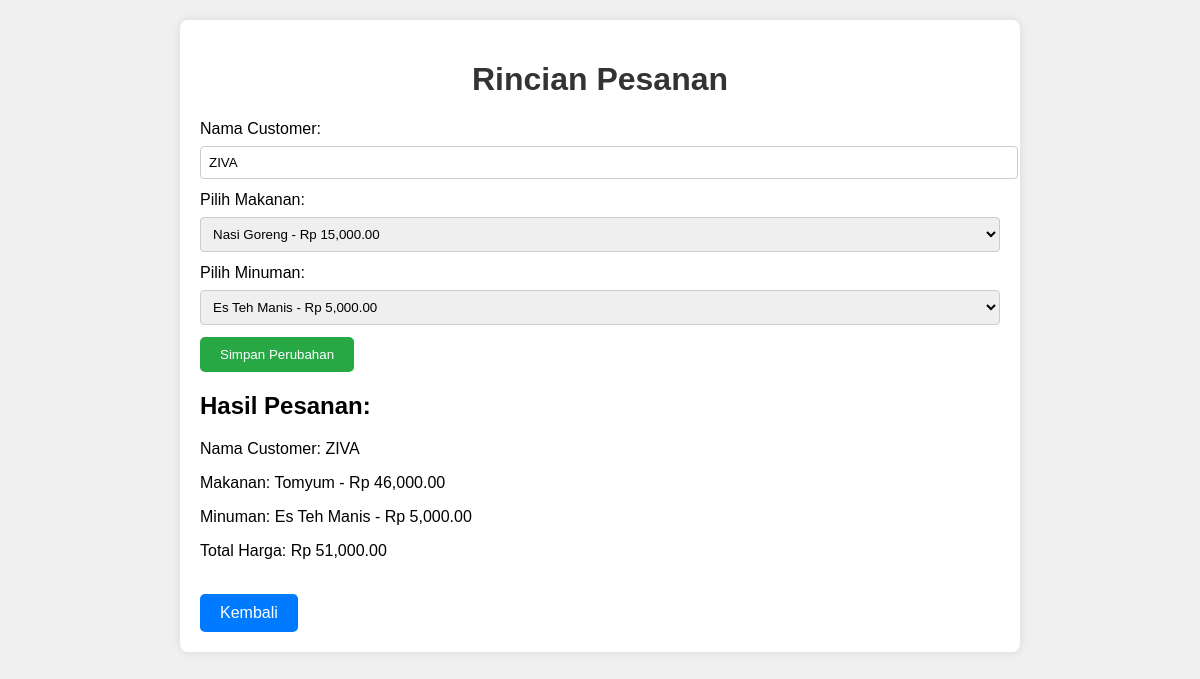
The page /rincian_pesanan.php?id_pesanan=49 on the database its author committed.
### tables this page shows
CREATE TABLE `pesanan` (
  `id_pesanan` int(11) NOT NULL,
  `nama_customer` varchar(100) NOT NULL,
  `id_makanan` int(11) NOT NULL,
  `id_minuman` int(11) NOT NULL,
  `total_harga` decimal(10,2) NOT NULL DEFAULT 0.00
);

CREATE TABLE `menu` (
  `id_menu` int(11) NOT NULL,
  `nama` varchar(50) NOT NULL,
  `harga` int(11) NOT NULL,
  `jenis` enum('makanan','minuman') NOT NULL
);

### rincian_pesanan.php (the view, shortened to what this page needs)
<!DOCTYPE html>
<html lang="en">
<head>
    <link rel="stylesheet" href="styles.css">
</head>
<body>
    <div class="container">
        <h1>Rincian Pesanan</h1>
        <?php
        $conn = new mysqli('localhost', 'root', '', 'cafe_database');
        if (isset($_GET['id_pesanan'])) {
            $id_pesanan = $_GET['id_pesanan'];
            $query_select = "SELECT pesanan.id_pesanan, pesanan.nama_customer, menu_makanan.nama AS makanan, menu_minuman.nama AS minuman, menu_makanan.harga AS harga_makanan, menu_minuman.harga AS harga_minuman, pesanan.total_harga
                            FROM pesanan
                            INNER JOIN menu AS menu_makanan ON pesanan.id_makanan = menu_makanan.id_menu
                            INNER JOIN menu AS menu_minuman ON pesanan.id_minuman = menu_minuman.id_menu
                            WHERE pesanan.id_pesanan = $id_pesanan";
            $result_select = $conn->query($query_select);
            if ($result_select->num_rows == 1) {
                $row = $result_select->fetch_assoc();
                $nama_customer = $row['nama_customer'];
                $makanan = $row['makanan'];
                $harga_makanan = $row['harga_makanan'];
                $minuman = $row['minuman'];
                $harga_minuman = $row['harga_minuman'];
                $total_harga = $row['total_harga'];
                echo "<form method='POST' action='rincian_pesanan.php?id_pesanan=$id_pesanan'>";
                echo "<label for='nama_customer'>Nama Customer:</label>";
                echo "<input type='text' id='nama_customer' name='nama_customer' value='$nama_customer' required>";
                echo "<label for='makanan'>Pilih Makanan:</label>";
                echo "<select id='makanan' name='makanan'>";
                $result_makanan = $conn->query("SELECT * FROM menu WHERE jenis='makanan'");
                while ($row_makanan = $result_makanan->fetch_assoc()) {
                    $selected = ($row_makanan['id_menu'] == $row['id_makanan']) ? "selected" : "";
                    echo "<option value='{$row_makanan['id_menu']}' $selected>{$row_makanan['nama']} - Rp " . number_format($row_makanan['harga'], 2) . "</option>";
                }
                echo "</select>";
                echo "<label for='minuman'>Pilih Minuman:</label>";
                echo "<select id='minuman' name='minuman'>";
                $result_minuman = $conn->query("SELECT * FROM menu WHERE jenis='minuman'");
                while ($row_minuman = $result_minuman->fetch_assoc()) {
                    $selected = ($row_minuman['id_menu'] == $row['id_minuman']) ? "selected" : "";
                    echo "<option value='{$row_minuman['id_menu']}' $selected>{$row_minuman['nama']} - Rp " . number_format($row_minuman['harga'], 2) . "</option>";
                }
                echo "</select>";
                echo "<button type='submit'>Simpan Perubahan</button>";
                echo "</form>";
                echo "<h2>Hasil Pesanan:</h2>";
                echo "<p>Nama Customer: $nama_customer</p>";
                echo "<p>Makanan: $makanan - Rp " . number_format($harga_makanan, 2) . "</p>";
                echo "<p>Minuman: $minuman - Rp " . number_format($harga_minuman, 2) . "</p>";
                echo "<p>Total Harga: Rp " . number_format($total_harga, 2) . "</p>";
            } else {
                echo "Pesanan tidak ditemukan atau terjadi kesalahan dalam mengambil data.";
            }
        }
        ?>
        <br>
        <a href="index.php" class="button">Kembali</a>
    </div>
</body>
</html>

### styles.css (style rules this page uses)
body { font-family: Arial, sans-serif; background-color: #f0f0f0; margin: 0; padding: 0; }
.container { max-width: 800px; margin: 20px auto; background-color: #fff; padding: 20px; border-radius: 8px; box-shadow: 0 0 10px rgba(0,0,0,0.1); }
h1 { text-align: center; color: #333; }
.button { display: inline-block; padding: 10px 20px; background-color: #007bff; color: #fff; text-decoration: none; border-radius: 5px; margin-right: 10px; text-align: center; }
form { margin-top: 20px; }
form label { display: block; margin-bottom: 8px; }
form input[type=text], form select { width: 100%; padding: 8px; margin-bottom: 12px; border: 1px solid #ccc; border-radius: 4px; }
form button[type=submit] { background-color: #28a745; color: #fff; border: none; padding: 10px 20px; border-radius: 5px; cursor: pointer; }

### rows shown on the page
pesanan: nama_customer "ZIVA", id_makanan.nama "Tomyum", id_makanan.harga "46,000.00", id_minuman.nama "Es Teh Manis", id_minuman.harga "5,000.00", total_harga "51,000.00"

### other values the page prints
form field makanan "Nasi Goreng - Rp 15,000.00"
form field minuman "Es Teh Manis - Rp 5,000.00"
